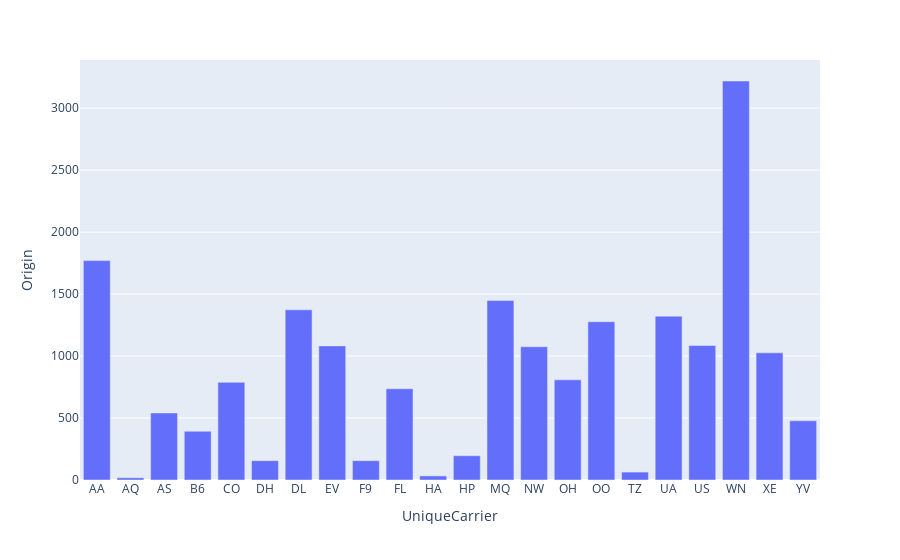

This figure's notebook cell:
### Code cell
fig = pe.bar(train_df.query("dep_delayed_15min=='Y'").groupby('UniqueCarrier', observed=True)['Origin'].count().reset_index(), x='UniqueCarrier'
             , y='Origin', title='Delays by Carrier')
fig.show()

### Figure 1 — Plotly figure (JSON) as saved in the notebook; plotly's stock layout.template omitted (floating-point values rounded to 4 significant figures)
{"data": [{"alignmentgroup": "True", "hovertemplate": "UniqueCarrier=%{x}<br>Origin=%{y}<extra></extra>", "legendgroup": "", "marker": {"color": "#636efa", "pattern": {"shape": ""}}, "name": "", "offsetgroup": "", "orientation": "v", "showlegend": false, "textposition": "auto", "type": "bar", "x": ["AA", "AQ", "AS", "B6", "CO", "DH", "DL", "EV", "F9", "FL", "HA", "HP", "MQ", "NW", "OH", "OO", "TZ", "UA", "US", "WN", "XE", "YV"], "xaxis": "x", "y": [1770, 18, 541, 393, 788, 156, 1373, 1082, 156, 736, 33, 196, 1448, 1075, 808, 1277, 64, 1322, 1085, 3219, 1026, 478], "yaxis": "y"}], "layout": {"barmode": "relative", "legend": {"tracegroupgap": 0}, "margin": {"t": 60}, "xaxis": {"anchor": "y", "domain": [0, 1], "title": {"text": "UniqueCarrier"}}, "yaxis": {"anchor": "x", "domain": [0, 1], "title": {"text": "Origin"}}}}
